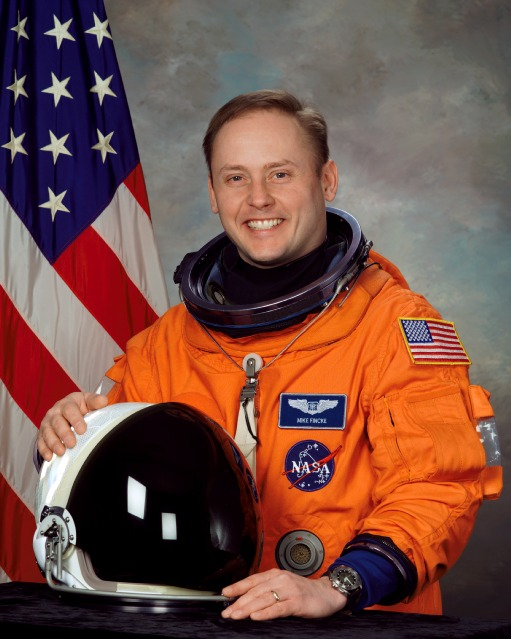
#> input picture img1.jpeg, 511 x 639 px, found by its file name
$ python __main__.py
#> lines starting #> are read from the running program, lines starting #| are printed output that depends on the picture
### mouse_handling.py
from cv2 import cv2

def point_mouse(given_img, file_name,array):
    count = 0
    file = open(file_name, "w+")
    # [8 lines left out: function draw_circle, not called in this run]

    img = cv2.imread(given_img)
    #bind the window to the displayed image
    cv2.namedWindow('image')
    #function used for intercepting mouse events, calls the draw_circle function
    cv2.setMouseCallback('image',draw_circle)

    while(1):

        cv2.imshow('image',img)
        k = cv2.waitKey(30)
        #if after the mouseclick, we get an input 'a', we write the global variable
        #in a file, which would be used for Delaunay triangulation
        if k == ord('a'):
            print(":(stored)")
            count = count + 1
            array.append([ix,iy])
            file.write(str(ix) + " " + str(iy) + "\n")
        #On pressing 'c', we will stop and also input the corner points in the
        #respective array
        if k == ord('c'):
            array.append([0,0])
            array.append([0,399])
            array.append([299,0])
            array.append([299,399])
            break
    cv2.destroyAllWindows()
    #we are returning count as a measure that the both the images have similar number of clicks
    #and if otherwise, we can handle the error in the __main__.py file
    return count

### __main__.py
#Single click on the image then to store the point press 'a'
#then to complete list, press 'c'

#Enter the paths of the directory in which the code is
#and in the same directory make a folder named "inter_img"

"""
GLOBAL VARIABLES ACCORDING TO USER
"""
# Please change the directory, image1, image2 path and number of frames parameter here
dir_path = "/home/norman/Desktop/MPA_Project/"
img1_path = "/home/norman/Desktop/MPA_Project/img1.jpeg"
img2_path = "/home/norman/Desktop/MPA_Project/img2.jpeg"

no_intermediate_frames = 5


"""
GLOBAL VARIABLES ACCORDING TO USER
"""

from cv2 import cv2
import numpy as np
import os
import sys
import delaunay as D
import affine as af
import mouse_handling as mh

# source and destination control points are stored in the respective list
src_control_pts=[]
dest_control_pts=[]
# corner_pts, are the corners of the resized image
corner_pts= [(0,0),(0,399),(299,0),(299,399)]


if __name__ == '__main__':
    img1 = cv2.imread(img1_path)
#> img1 is the input picture: shape (639, 511, 3); mean B, G, R 68.1, 78, 116.3
    img2 = cv2.imread(img2_path)
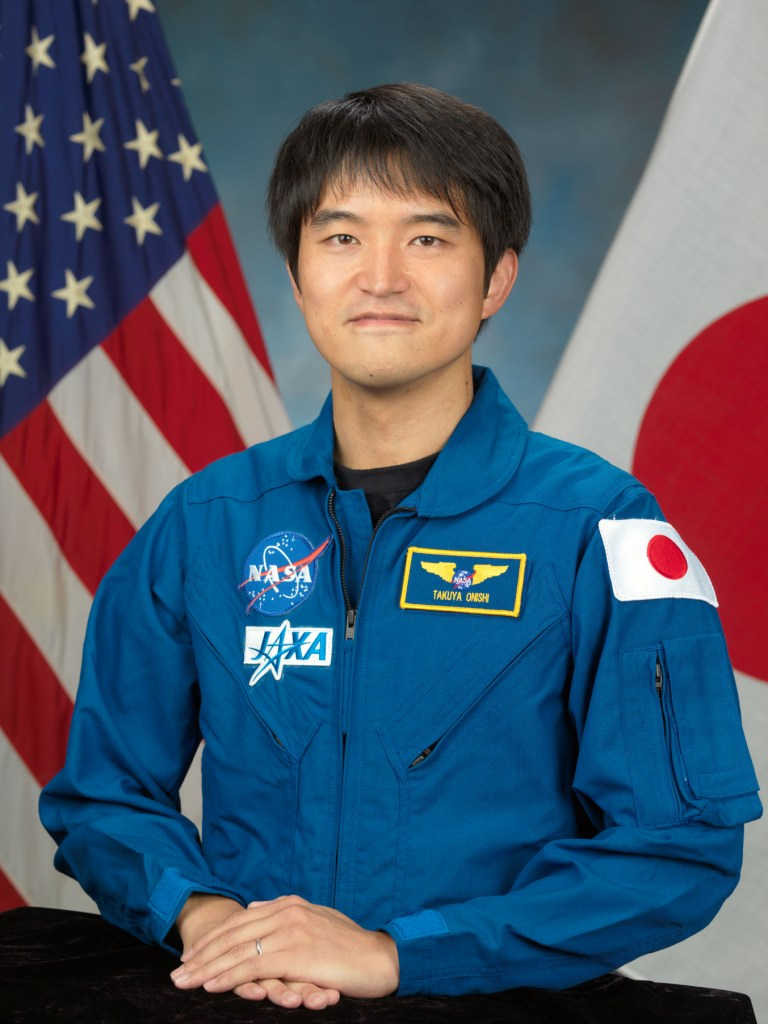
#> input picture img2.jpeg, 768 x 1024 px, found by its file name
#> img2 is the input picture: shape (1024, 768, 3); mean B, G, R 107.1, 88.4, 74.6
    #Printing the size of the original images
    print(img1.shape , img2.shape)
#| (639, 511, 3) (1024, 768, 3)

    re_img1 = cv2.resize(img1, (300, 400),interpolation = cv2.INTER_NEAREST)
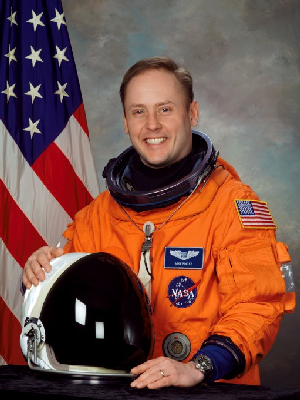
#> re_img1: shape (400, 300, 3); mean B, G, R 68.1, 78, 116.4
    re_img2 = cv2.resize(img2, (300, 400),interpolation = cv2.INTER_NEAREST)
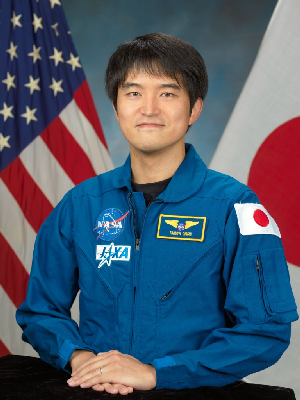
#> re_img2: shape (400, 300, 3); mean B, G, R 107.1, 88.4, 74.5

    cv2.imwrite("re_img1.jpg",re_img1)
    cv2.imwrite("re_img2.jpg",re_img2)
    no_use = []
    # point_mouse funtionality allows user to select any number of control points on the image and save them in a file
    print("Coordinates of control points of first image")
    count1 = mh.point_mouse("re_img1.jpg", "im1_newp.txt",src_control_pts)
#> (key Esc is pressed here)

    print("Coordinates of control points of second image")
    count2 = mh.point_mouse("re_img2.jpg", "im2_newp.txt",dest_control_pts)
    # the number of control points should be same for both, source and destination images, else an error occurs
    if(count1 == count2):
        # The triangulation functionality is used for delauny triangulation on the image,
        # animate = True allows you to visualize the triangles formed on the image
        triangulated_img1 = D.triangulation(re_img1, "im1_newp.txt", no_use, animate = True)
        triangulated_img2 = D.triangulation(re_img2, "im2_newp.txt", no_use, animate = True)
    else:
        print("[Exit Case] Unequal number of control points")
        exit(0)

    # save the triangulated source and destination images
    cv2.imwrite("img1_triangle.jpg", triangulated_img1)
    cv2.imwrite("img2_triangle.jpg", triangulated_img2)

    src_img = cv2.imread("re_img1.jpg")
    dest_img = cv2.imread("re_img2.jpg")
    # generateFrames functionality, generates all the intermediate frames using interpolation
    af.generateFrames(src_img,dest_img,no_intermediate_frames+1, src_control_pts, dest_control_pts)

    # ffmpeg is used to convert all the generated frames into an video, with framerate of 5
    os.system("ffmpeg -framerate 15 -i inter_img/img%d.jpg morphing.avi")
